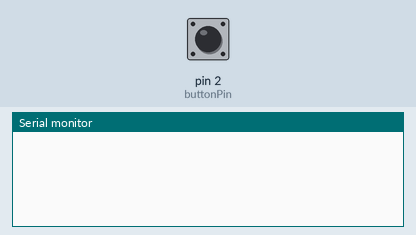
Simulated run of this sketch. Board: Arduino Uno, built with avr-gcc and run on an emulated ATmega328P. Parts: the last lines printed to the serial monitor. The test bench sets the inputs (shaded band); at power-on: pin 2 (buttonPin) LOW.

Above: at 1.2 s.
1.3 s: pin 2 (buttonPin) pulled HIGH for 0.15 s
At 2.5 s:
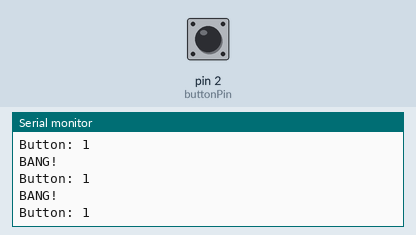
2.9 s: pin 2 (buttonPin) driven HIGH
At 3.7 s:
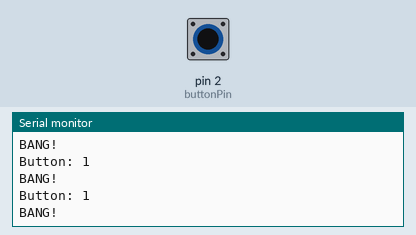

Measured:
- after the input at 1.3 s, the serial monitor: prints a new line at once (image 1)

The sketch:

SerialCommunication.ino
```cpp
/*
SERIAL COMMUNICATION
 Jeff Thompson | 2013 | www.jeffreythompson.org

 One of the great things about the Arduino is that it can talk to your computer!  Communicating
 over USB is called "serial communication", allowing us to send values from the Arduino to the
 computer (sensor readings) and back to the Arduino (mouse input, parsed web page, etc).

 In order to see the results, you must open the Serial Monitor in the Arduino IDE.

 A FEW DRAWBACKS TO CONSIDER:
 + Notice how holding down your button can cause multiple "bangs" to be sent? To avoid
   this, we need slightly more complex code - see the 'Debounce' and 'ButtonStateChange'
   examples for ideas on how to solve this.

 CHALLENGE:
 + Can you make this system print the alphabet in order, starting over at 'A' when 'Z' is reached?
 + Can you build a maze that a cursor traverses with digital buttons, using the SerialMonitor as
   the display?

 */

int buttonPin =   2;
int buttonState = 0;


void setup() {
  pinMode(buttonPin, INPUT);

  // start connection over USB; 96000 is the 'baud rate', or bits/second
  Serial.begin(9600);
}


void loop() {

  buttonState = digitalRead(buttonPin);     // read button as in previous examples!

  if (buttonState == HIGH) {
    Serial.println("BANG!");                // send a new line with the word "bang"
    delay(1);                               // waiting 1ms improves stability of your program

    // NOTE: if we want to combine values (like a label & sensor reading), we must use the 'print'
    // command several times (we can't combine items like Java, Python, etc)

    Serial.print("Button: ");      // a label for the data (great when you have sensor multiple readings)
    Serial.print(buttonState);     // the button's state
    Serial.print("\n");            // a 'newline' character - otherwise our data all piles up on itself!
  }
}
```
